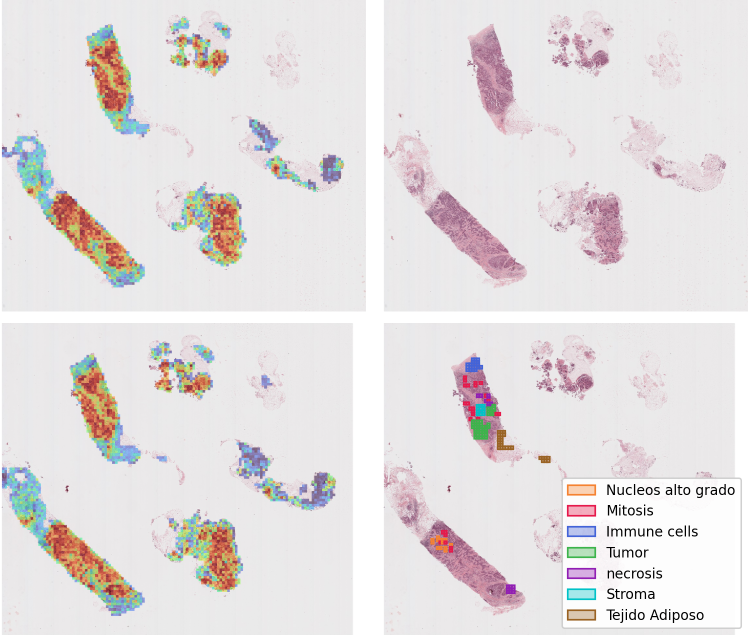
#> input picture sprints/B8_sprint8/presentacion_b8/assets/atencion_dos_regiones.png, 1502 x 1270 px, given in place of 129741_region0.png, which was not available (shown at 1/2 size)
$ python prep_assets_regiones.py
#> lines starting #> are read from the running program, lines starting #| are printed output that depends on the picture
"""Recorta los assets de la sección de regiones de escaneo (deck del 19-ago).

Dos cosas y nada más:

1. Las dos regiones de escaneo de la 129741. Los PNG de origen traen una banda negra
   de 59 px a la izquierda, idéntica en las dos, que es margen vacío del propio escaneo
   y en pantalla se lee como un defecto de la figura. Se recorta el MISMO número de
   columnas en las dos para no romper la correspondencia, y se conserva el alto entero:
   las dos regiones están al mismo downsample (64), así que dibujadas al mismo ALTO
   quedan a la misma escala y la comparación que la lámina propone es legítima.

2. La figura de registro a level 0 de la 129741, que es la evidencia de §2.d. Se saca
   de git (`HEAD`) y no del árbol, porque el re-barrido en curso movió el archivo del
   árbol a su propio subdirectorio y el que vale para el deck es el medido el 14-ago,
   que es el que el documento cita.

Los tres pasan por `sin_icc()`. Los PNG que salen del pipeline traen un perfil de color
enorme, y el Pillow que usa python-pptx lo rechaza al insertar la imagen: el build muere
con «Decompressed data too large». Se descarta el perfil al reescribir; son figuras en
escala de grises o miniaturas de tejido, así que no cambia lo que se ve.

Uso:
  PYTHONPATH=/media/administrador/Storage1/sdonoso/clam_testing2/.pylibs \
  /home/sdonoso/miniconda3/envs/clam_latest/bin/python prep_assets_regiones.py
"""
import io
import os
import subprocess

from PIL import Image, PngImagePlugin

# los PNG de origen traen un perfil ICC grande y Pillow lo rechaza con el tope por defecto
PngImagePlugin.MAX_TEXT_CHUNK = 100 * 1024 * 1024

REPO = "/media/administrador/Storage1/sdonoso/clam_testing2/oncomets-ernesto"
SRC = os.path.join(REPO, "sprints/B8_sprint8/anotaciones_patologo/regiones_escaneo")
ASSETS = os.path.join(REPO, "sprints/B8_sprint8/presentacion_b8/assets")

BANDA_NEGRA = 59          # medido: idéntica en las dos regiones


def sin_icc(im):
    """Copia sin metadatos: el perfil de color viaja en `info` y sobrevive a un crop."""
    limpia = Image.new(im.mode, im.size)
    limpia.putdata(list(im.getdata()))
    return limpia


def recorta_regiones():
    for n in (0, 1):
        src = os.path.join(SRC, "129741_region%d.png" % n)
        im = Image.open(src).convert("RGB")
#> im is the input picture: PIL image 1502x1270 RGB; mean R, G, B 228.1, 223.8, 224.2
        w, h = im.size
#> w = 1502; h = 1270
        out = sin_icc(im.crop((BANDA_NEGRA, 0, w, h)))
#> in sin_icc, `limpia = Image.new(im.mode, im.size)`: limpia: PIL image 1443x1270 RGB; every value is 0
#> in sin_icc, `limpia.putdata(list(im.getdata()))`:
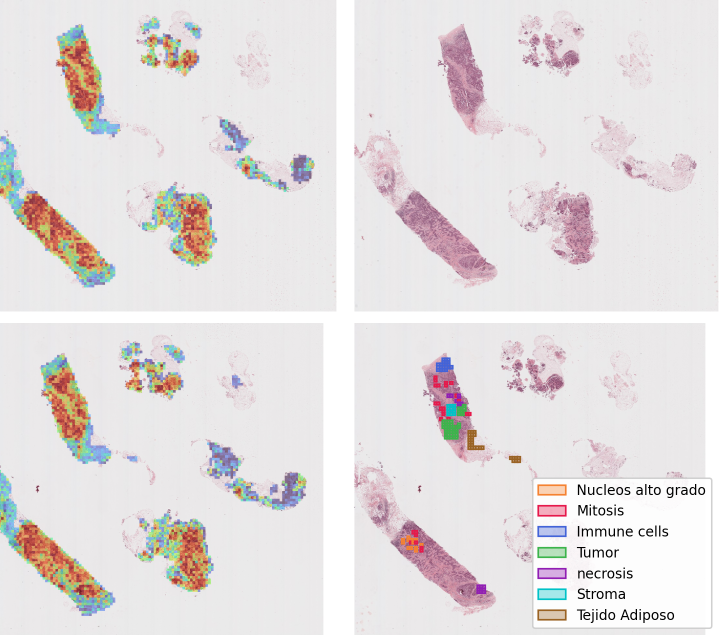
#> limpia: PIL image 1443x1270 RGB (shown at 1/2 size); mean R, G, B 228.2, 223.6, 223.9
        dst = os.path.join(ASSETS, "region%d_129741.png" % n)
        out.save(dst)
        print("  region %d: %s -> %s  (ar %.4f)"
              % (n, im.size, out.size, out.size[0] / out.size[1]))
#|   region 0: (1502, 1270) -> (1443, 1270)  (ar 1.1362)
#> pass 2 of the loop in recorta_regiones, `for n in (0, 1):`:
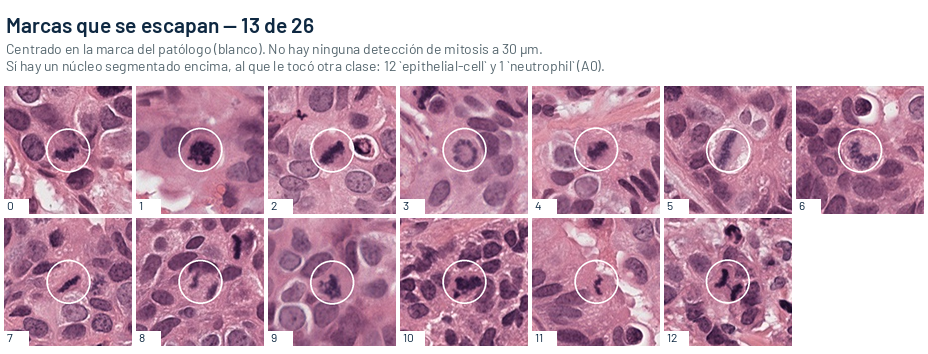
#> input picture sprints/B8_sprint8/presentacion_b8/assets/galeria_falladas.png, 928 x 354 px, given in place of 129741_region1.png, which was not available
#> in recorta_regiones, im is the input picture: PIL image 928x354 RGB; mean R, G, B 200.7, 166.6, 184.9
#> in sin_icc (call 2), `limpia.putdata(list(im.getdata()))`:
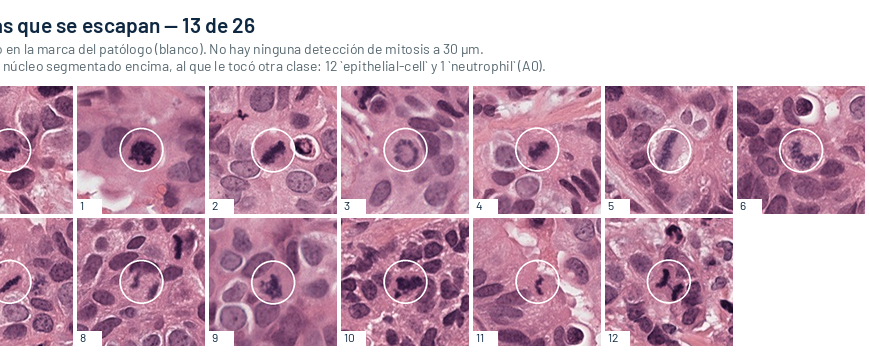
#> limpia: PIL image 869x354 RGB; mean R, G, B 201.1, 166.8, 185.2
#|   region 1: (928, 354) -> (869, 354)  (ar 2.4548)


def saca_registro_de_git():
    rel = "sprints/B8_sprint8/anotaciones_patologo/regiones_escaneo/129741_registro_level0.png"
    dst = os.path.join(ASSETS, "registro_level0_129741.png")
    blob = subprocess.run(["git", "-C", REPO, "show", "HEAD:" + rel],
                          capture_output=True, check=True).stdout
    im = sin_icc(Image.open(io.BytesIO(blob)).convert("RGB"))
    im.save(dst)
    print("  registro level 0: %s  (ar %.4f)" % (im.size, im.size[0] / im.size[1]))


if __name__ == "__main__":
    os.makedirs(ASSETS, exist_ok=True)
    recorta_regiones()
    saca_registro_de_git()
#> (the call stopped at in saca_registro_de_git, `blob = subprocess.run(["git", "-C", REPO, "show", "HEAD:" + rel], capt..`: subprocess is not available in this run)
